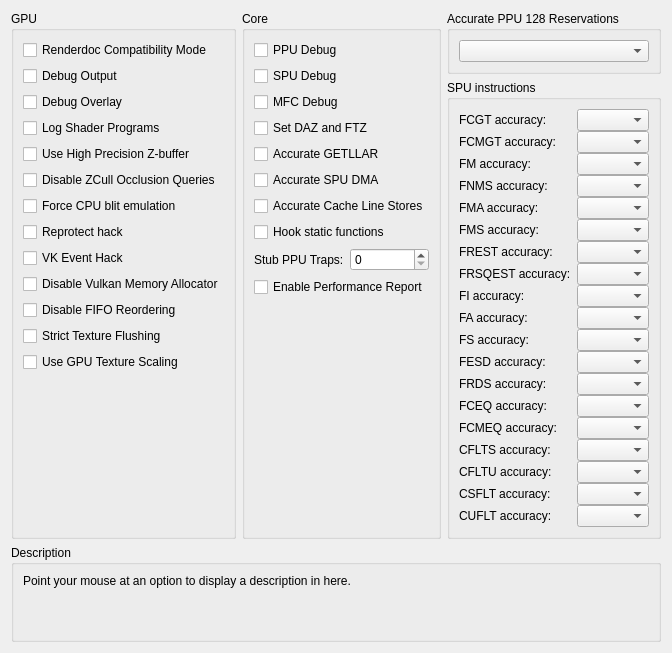
     <widget class="QWidget" name="debugTab">
      <attribute name="title">
       <string>Debug</string>
      </attribute>
      <layout class="QVBoxLayout" name="debugTab_layout" stretch="0,1,0">
       <item>
        <layout class="QHBoxLayout" name="debugTabLayout" stretch="1,1,1">
         <item>
          <widget class="QGroupBox" name="gb_debug_gpu">
           <property name="enabled">
            <bool>true</bool>
           </property>
           <property name="title">
            <string>GPU</string>
           </property>
           <property name="alignment">
            <set>Qt::AlignLeading|Qt::AlignLeft|Qt::AlignTop</set>
           </property>
           <layout class="QVBoxLayout" name="gb_debug_gpu_layout">
            <item alignment="Qt::AlignTop">
             <widget class="QCheckBox" name="renderdocCompatibility">
              <property name="enabled">
               <bool>true</bool>
              </property>
              <property name="text">
               <string>Renderdoc Compatibility Mode</string>
              </property>
             </widget>
            </item>
            <item alignment="Qt::AlignTop">
             <widget class="QCheckBox" name="debugOutput">
              <property name="text">
               <string>Debug Output</string>
              </property>
             </widget>
            </item>
            <item>
             <widget class="QCheckBox" name="debugOverlay">
              <property name="text">
               <string>Debug Overlay</string>
              </property>
             </widget>
            </item>
            <item>
             <widget class="QCheckBox" name="logProg">
              <property name="text">
               <string>Log Shader Programs</string>
              </property>
             </widget>
            </item>
            <item alignment="Qt::AlignTop">
             <widget class="QCheckBox" name="forceHighpZ">
              <property name="text">
               <string>Use High Precision Z-buffer</string>
              </property>
             </widget>
            </item>
            <item>
             <widget class="QCheckBox" name="disableHwOcclusionQueries">
              <property name="text">
               <string>Disable ZCull Occlusion Queries</string>
              </property>
             </widget>
            </item>
            <item>
             <widget class="QCheckBox" name="forceCpuBlitEmulation">
              <property name="text">
               <string>Force CPU blit emulation</string>
              </property>
             </widget>
            </item>
            <item>
             <widget class="QCheckBox" name="reprotect_hack">
              <property name="text">
               <string>Reprotect hack</string>
              </property>
             </widget>
            </item>
            <item>
             <widget class="QCheckBox" name="vk_event_hack">
              <property name="text">
               <string>VK Event Hack</string>
              </property>
             </widget>
            </item>
            <item>
             <widget class="QCheckBox" name="disableVulkanMemAllocator">
              <property name="text">
               <string>Disable Vulkan Memory Allocator</string>
              </property>
             </widget>
            </item>
            <item>
             <widget class="QCheckBox" name="disableFIFOReordering">
              <property name="text">
               <string>Disable FIFO Reordering</string>
              </property>
             </widget>
            </item>
            <item>
             <widget class="QCheckBox" name="strictTextureFlushing">
              <property name="text">
               <string>Strict Texture Flushing</string>
              </property>
             </widget>
            </item>
            <item>
             <widget class="QCheckBox" name="gpuTextureScaling">
              <property name="text">
               <string>Use GPU Texture Scaling</string>
              </property>
             </widget>
            </item>
            <item>
             <spacer name="verticalSpacerDebugGPU">
              <property name="orientation">
               <enum>Qt::Vertical</enum>
              </property>
              <property name="sizeType">
               <enum>QSizePolicy::MinimumExpanding</enum>
              </property>
              <property name="sizeHint" stdset="0">
               <size>
                <width>0</width>
                <height>0</height>
               </size>
              </property>
             </spacer>
            </item>
           </layout>
          </widget>
         </item>
         <item>
          <widget class="QGroupBox" name="gb_debug_core">
           <property name="title">
            <string>Core</string>
           </property>
           <layout class="QVBoxLayout" name="gb_debug_core_layout">
            <item>
             <widget class="QCheckBox" name="ppuDebug">
              <property name="text">
               <string>PPU Debug</string>
              </property>
             </widget>
            </item>
            <item>
             <widget class="QCheckBox" name="spuDebug">
              <property name="text">
               <string>SPU Debug</string>
              </property>
             </widget>
            </item>
            <item>
             <widget class="QCheckBox" name="mfcDebug">
              <property name="text">
               <string>MFC Debug</string>
              </property>
             </widget>
            </item>
            <item>
             <widget class="QCheckBox" name="setDAZandFTZ">
              <property name="text">
               <string>Set DAZ and FTZ</string>
              </property>
             </widget>
            </item>
            <item>
             <widget class="QCheckBox" name="accurateGETLLAR">
              <property name="text">
               <string>Accurate GETLLAR</string>
              </property>
             </widget>
            </item>
            <item>
             <widget class="QCheckBox" name="accurateSpuDMA">
              <property name="text">
               <string>Accurate SPU DMA</string>
              </property>
             </widget>
            </item>
            <item>
             <widget class="QCheckBox" name="accurateClineStores">
              <property name="text">
               <string>Accurate Cache Line Stores</string>
              </property>
             </widget>
            </item>
            <item>
             <widget class="QCheckBox" name="hookStFunc">
              <property name="text">
               <string>Hook static functions</string>
              </property>
             </widget>
            </item>
              <item>
               <layout class="QHBoxLayout" name="layout_ppu_trap" stretch="0,0">
                <item>
               <widget class="QLabel" name="ppu_trap_label">
                <property name="text">
                 <string>Stub PPU Traps:</string>
                  </property>
                 </widget>
                </item>
                <item>
                 <widget class="QSpinBox" name="ppu_trap"/>
                </item>
               </layout>
              </item>
            <item>
             <widget class="QCheckBox" name="perfReport">
              <property name="text">
               <string>Enable Performance Report</string>
              </property>
             </widget>
            </item>
            <item>
             <spacer name="verticalSpacerDebugCore">
              <property name="orientation">
               <enum>Qt::Vertical</enum>
              </property>
              <property name="sizeType">
               <enum>QSizePolicy::MinimumExpanding</enum>
              </property>
              <property name="sizeHint" stdset="0">
               <size>
                <width>0</width>
                <height>0</height>
               </size>
              </property>
             </spacer>
            </item>
           </layout>
          </widget>
         </item>
         <item>
          <widget class="QWidget" name="debug_more_stuff" native="true">
           <layout class="QVBoxLayout" name="debug_more_stuff_layout">
            <property name="leftMargin">
             <number>0</number>
            </property>
            <property name="topMargin">
             <number>0</number>
            </property>
            <property name="rightMargin">
             <number>0</number>
            </property>
            <property name="bottomMargin">
             <number>0</number>
            </property>
            <item>
             <widget class="QGroupBox" name="gb_accurate_ppu_128">
              <property name="title">
               <string>Accurate PPU 128 Reservations</string>
              </property>
              <layout class="QVBoxLayout" name="gb_accurate_ppu_128_layout">
               <item>
                <widget class="QComboBox" name="combo_accurate_ppu_128"/>
               </item>
              </layout>
             </widget>
            </item>
            <item>
          <widget class="QGroupBox" name="gb_spuInstructions">
           <property name="title">
            <string>SPU instructions</string>
           </property>
           <layout class="QFormLayout" name="formLayout">
            <property name="verticalSpacing">
             <number>0</number>
            </property>
            <item row="0" column="0">
             <widget class="QLabel" name="lbl_fcgt">
              <property name="text">
               <string>FCGT accuracy:</string>
              </property>
             </widget>
            </item>
            <item row="0" column="1">
             <widget class="QComboBox" name="spuAccuracyFCGT"/>
            </item>
            <item row="2" column="0">
             <widget class="QLabel" name="lbl_fcmgt">
              <property name="text">
               <string>FCMGT accuracy:</string>
              </property>
             </widget>
            </item>
            <item row="2" column="1">
             <widget class="QComboBox" name="spuAccuracyFCMGT"/>
            </item>
            <item row="3" column="0">
             <widget class="QLabel" name="lbl_fm">
              <property name="text">
               <string>FM accuracy:</string>
              </property>
             </widget>
            </item>
            <item row="4" column="0">
             <widget class="QLabel" name="lbl_fnms">
              <property name="text">
               <string>FNMS accuracy:</string>
              </property>
             </widget>
            </item>
            <item row="5" column="0">
             <widget class="QLabel" name="lbl_fma">
              <property name="text">
               <string>FMA accuracy:</string>
              </property>
             </widget>
            </item>
            <item row="6" column="0">
             <widget class="QLabel" name="lbl_fms">
              <property name="text">
               <string>FMS accuracy:</string>
              </property>
             </widget>
            </item>
            <item row="7" column="0">
             <widget class="QLabel" name="lbl_frest">
              <property name="text">
               <string>FREST accuracy:</string>
              </property>
             </widget>
            </item>
            <item row="8" column="0">
             <widget class="QLabel" name="lbl_frsqest">
              <property name="text">
               <string>FRSQEST accuracy:</string>
              </property>
             </widget>
            </item>
            <item row="9" column="0">
             <widget class="QLabel" name="lbl_fi">
              <property name="text">
               <string>FI accuracy:</string>
              </property>
             </widget>
            </item>
            <item row="10" column="0">
             <widget class="QLabel" name="lbl_fa">
              <property name="text">
               <string>FA accuracy:</string>
              </property>
             </widget>
            </item>
            <item row="11" column="0">
             <widget class="QLabel" name="lbl_fs">
              <property name="text">
               <string>FS accuracy:</string>
              </property>
             </widget>
            </item>
            <item row="12" column="0">
             <widget class="QLabel" name="lbl_fesd">
              <property name="text">
               <string>FESD accuracy:</string>
              </property>
             </widget>
            </item>
            <item row="13" column="0">
             <widget class="QLabel" name="lbl_frds">
              <property name="text">
               <string>FRDS accuracy:</string>
              </property>
             </widget>
            </item>
            <item row="14" column="0">
             <widget class="QLabel" name="lbl_fceq">
              <property name="text">
               <string>FCEQ accuracy:</string>
              </property>
             </widget>
            </item>
            <item row="15" column="0">
             <widget class="QLabel" name="llb_fcmeq">
              <property name="text">
               <string>FCMEQ accuracy:</string>
              </property>
             </widget>
            </item>
            <item row="16" column="0">
             <widget class="QLabel" name="lbl_cflts">
              <property name="text">
               <string>CFLTS accuracy:</string>
              </property>
             </widget>
            </item>
            <item row="17" column="0">
             <widget class="QLabel" name="lbl_clftu">
              <property name="text">
               <string>CFLTU accuracy:</string>
              </property>
             </widget>
            </item>
            <item row="18" column="0">
             <widget class="QLabel" name="lbl_csflt">
              <property name="text">
               <string>CSFLT accuracy:</string>
              </property>
             </widget>
            </item>
            <item row="19" column="0">
             <widget class="QLabel" name="lbl_cuflt">
              <property name="text">
               <string>CUFLT accuracy:</string>
              </property>
             </widget>
            </item>
            <item row="3" column="1">
             <widget class="QComboBox" name="spuAccuracyFM"/>
            </item>
            <item row="4" column="1">
             <widget class="QComboBox" name="spuAccuracyFNMS"/>
            </item>
            <item row="5" column="1">
             <widget class="QComboBox" name="spuAccuracyFMA"/>
            </item>
            <item row="6" column="1">
             <widget class="QComboBox" name="spuAccuracyFMS"/>
            </item>
            <item row="7" column="1">
             <widget class="QComboBox" name="spuAccuracyFREST"/>
            </item>
            <item row="8" column="1">
             <widget class="QComboBox" name="spuAccuracyFRSQEST"/>
            </item>
            <item row="9" column="1">
             <widget class="QComboBox" name="spuAccuracyFI"/>
            </item>
            <item row="10" column="1">
             <widget class="QComboBox" name="spuAccuracyFA"/>
            </item>
            <item row="11" column="1">
             <widget class="QComboBox" name="spuAccuracyFS"/>
            </item>
            <item row="12" column="1">
             <widget class="QComboBox" name="spuAccuracyFESD"/>
            </item>
            <item row="13" column="1">
             <widget class="QComboBox" name="spuAccuracyFRDS"/>
            </item>
            <item row="14" column="1">
             <widget class="QComboBox" name="spuAccuracyFCEQ"/>
            </item>
            <item row="15" column="1">
             <widget class="QComboBox" name="spuAccuracyFCMEQ"/>
            </item>
            <item row="16" column="1">
             <widget class="QComboBox" name="spuAccuracyCFLTS"/>
            </item>
            <item row="17" column="1">
             <widget class="QComboBox" name="spuAccuracyCFLTU"/>
            </item>
            <item row="18" column="1">
             <widget class="QComboBox" name="spuAccuracyCSFLT"/>
            </item>
            <item row="19" column="1">
             <widget class="QComboBox" name="spuAccuracyCUFLT"/>
            </item>
           </layout>
          </widget>
         </item>
         <item>
          <widget class="QWidget" name="widget_11" native="true"/>
             <spacer name="verticalSpacerDebugMore">
              <property name="orientation">
               <enum>Qt::Vertical</enum>
              </property>
              <property name="sizeType">
               <enum>QSizePolicy::MinimumExpanding</enum>
              </property>
              <property name="sizeHint" stdset="0">
               <size>
                <width>0</width>
                <height>0</height>
               </size>
              </property>
             </spacer>
            </item>
           </layout>
          </widget>
         </item>
        </layout>
       </item>
       <item>
        <spacer name="debugTabSpacer">
         <property name="orientation">
          <enum>Qt::Vertical</enum>
         </property>
         <property name="sizeType">
          <enum>QSizePolicy::MinimumExpanding</enum>
         </property>
         <property name="sizeHint" stdset="0">
          <size>
           <width>0</width>
           <height>0</height>
          </size>
         </property>
        </spacer>
       </item>
       <item>
        <widget class="QGroupBox" name="gb_description_debug">
         <property name="title">
          <string>Description</string>
         </property>
         <layout class="QVBoxLayout" name="gb_description_debug_layout">
          <item>
           <widget class="QLabel" name="description_debug">
            <property name="text">
             <string>Point your mouse at an option to display a description in here.


</string>
            </property>
            <property name="textFormat">
             <enum>Qt::PlainText</enum>
            </property>
            <property name="alignment">
             <set>Qt::AlignLeading|Qt::AlignLeft|Qt::AlignTop</set>
            </property>
            <property name="wordWrap">
             <bool>true</bool>
            </property>
           </widget>
          </item>
         </layout>
        </widget>
       </item>
      </layout>
     </widget>
